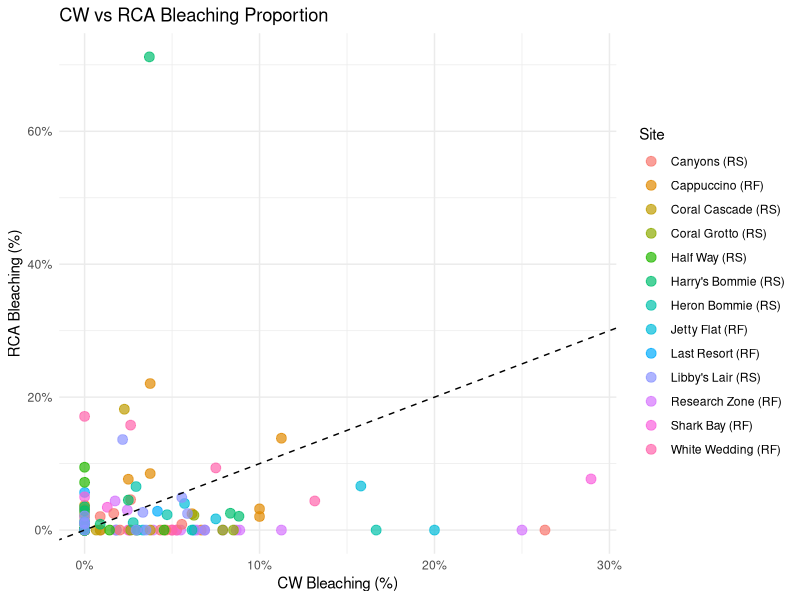
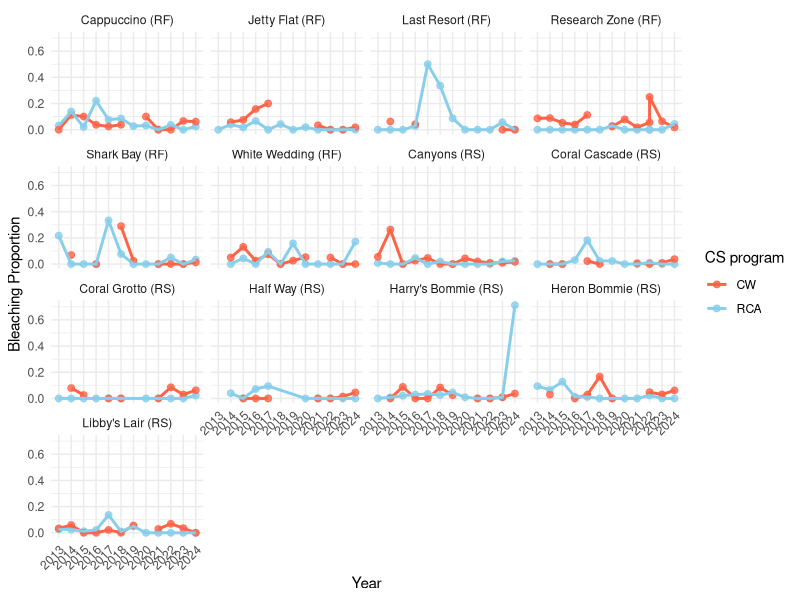
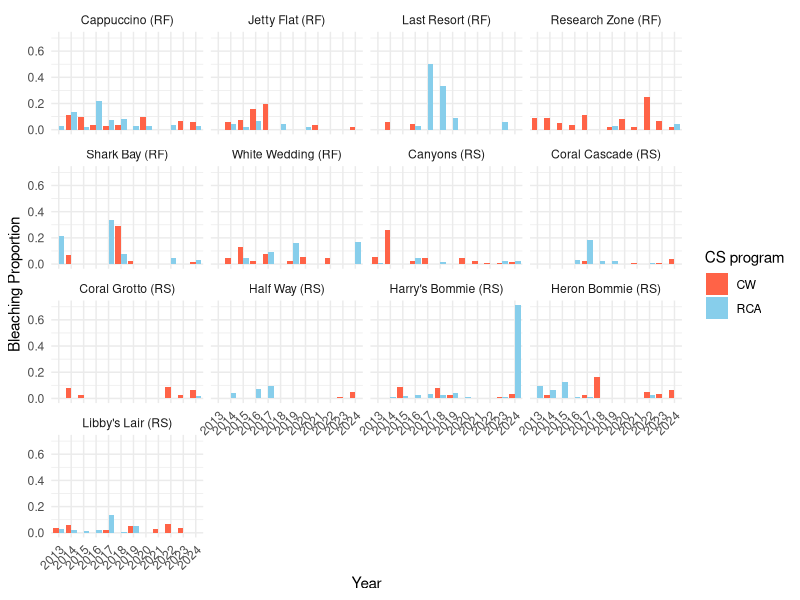

These charts were generated, in order, by the following R code:
#####Comparsion visualisations and statistics###
library(ggplot2)
library(tidyverse)

RC_bleach <- read_csv(file = "RC_bleach.csv")
CW_bleach_detect_year <- read_csv(file = "CW_bleach_detect_year.csv")


##merge CW and RC data into one table
bleach_comparison <- RC_bleach %>%
  select(SITE, year, site_type, SITE_label, rc_bleach = prop_bleached) %>%
  left_join(
    CW_bleach_detect_year %>%
      select(SITE, year, cw_bleach = prop_bleach_obs),
    by = c("SITE", "year")
  )

nrow(bleach_comparison)

##see how many NA's
na <- bleach_comparison %>%
  filter(if_any(everything(), is.na))

###filter out NA's. CW only has 35 NA's - will remove that survey for RCA too
###not applied below
bleach_comparison_filter <- bleach_comparison %>%
  filter(!is.na(cw_bleach))
nrow(bleach_comparison_filter)

#make long format
bleach_comparison_long <- bleach_comparison %>%
  pivot_longer(cols = c(rc_bleach, cw_bleach),
               names_to = "method", values_to = "bleach_prop") %>%
  mutate(method = recode(method,
                         rc_bleach = "RCA",
                         cw_bleach = "CW"))

#group RF and RS
bleach_comparison_long <- bleach_comparison_long %>%
  arrange(site_type, SITE) %>%
  mutate(SITE_label = factor(SITE_label, levels = unique(SITE_label)))

#line plot
p10 <- ggplot(bleach_comparison_long, aes(x = factor(year), y = bleach_prop, color = method)) +
  geom_point(size = 2, alpha = 0.8) +
  geom_line(aes(group = method), linewidth = 1) +
  facet_wrap(~SITE_label) +
  scale_color_manual(values = c("tomato", "skyblue")) +
  labs(
    y = "Bleaching Proportion", x = "Year", color = "CS program"
  ) +
  theme_minimal() +
  theme(axis.text.x = element_text(angle = 45, hjust = 1)) 
ggsave("RCA_CW_bleaching_comparison.jpeg", p10, width = 13, height = 9, dpi = 300)

#barplot
p11 <- ggplot(bleach_comparison_long, aes(x = factor(year), y = bleach_prop, fill = method)) +
  geom_col(position = "dodge") +
  facet_wrap(~SITE_label) +
  scale_fill_manual(values = c("tomato", "skyblue")) +
  labs(x = "Year", y = "Bleaching Proportion", fill = "CS program") +
  theme_minimal() +
  theme(axis.text.x = element_text(angle = 45, hjust = 1)) 
ggsave("RCA_CW_bleaching_comparison_barplot.jpeg", p11, width = 13, height = 9, dpi = 300)


#scatterplot
ggplot(bleach_comparison, aes(x = cw_bleach, y = rc_bleach)) +
  geom_point(aes(color = SITE_label), size = 3, alpha = 0.7) +
  geom_abline(slope = 1, intercept = 0, linetype = "dashed", color = "black") +
  scale_x_continuous(labels = scales::percent_format(accuracy = 1)) +
  scale_y_continuous(labels = scales::percent_format(accuracy = 1)) +
  labs(title = "CW vs RCA Bleaching Proportion",
       x = "CW Bleaching (%)",
       y = "RCA Bleaching (%)",
       color = "Site") +
  theme_minimal()
#shows weak trend between methods


#spearman correlation
cor.test(bleach_comparison$cw_bleach, bleach_comparison$rc_bleach, method = "spearman")
#rho value shows no correlation between bleaching props BUT not statistically significant


####Contingency table
#Make thresholds - adjust as needed
bleach_comparison <- bleach_comparison %>%
  mutate(CW_bleach_detected = ifelse(cw_bleach > 0.2, "Yes", "No"),
         RCA_bleach_detected = ifelse(rc_bleach > 0.2, "Yes", "No"))
#table
bleach_table <- table(CW = bleach_comparison$CW_bleach_detected, RC = bleach_comparison$RCA_bleach_detected)
print(bleach_table)

#plot
bleach_comp_plot <- as.data.frame(bleach_table) %>%
  ggplot(aes(x = CW, y = RC, fill = Freq)) +
  geom_tile() +
  geom_text(aes(label = Freq), color = "white", size = 6) +
  scale_fill_viridis_c() +
  labs(
    x = "CW Bleaching Detected",
    y = "RCA Bleaching Detected",
    fill = "Count") +
  theme_minimal(base_size = 14)

##show which sites/years bleaching is detected
bleach_list <- bleach_comparison %>%
  select(SITE, year, CW_bleach_detected, RCA_bleach_detected) %>%
  filter(CW_bleach_detected == "Yes" |
         RCA_bleach_detected =="Yes")
####CW blanks are not showing in table above, look into fixing this. maybe change NA's to something else?  

